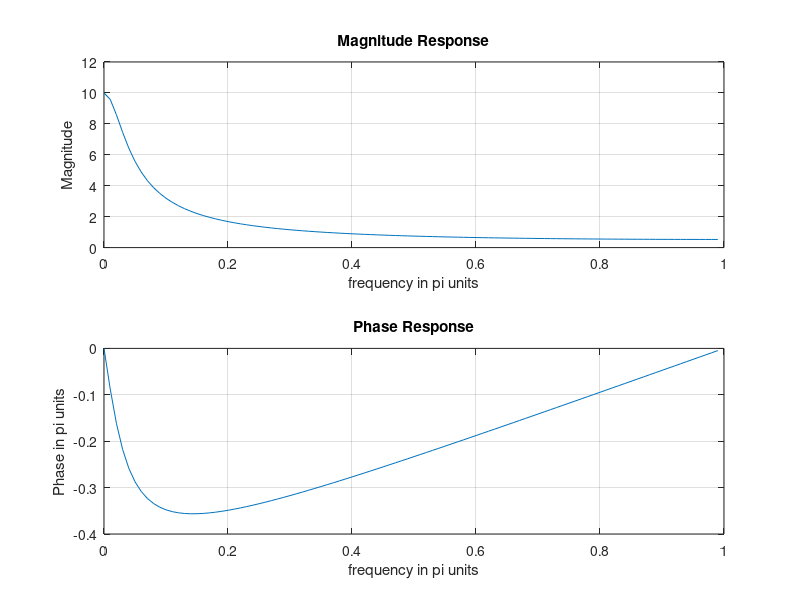

Reproduce this figure in MATLAB.

b=[1,0];
a=[1,-0.9];
zplane(b,a);
[H,w] = freqz(b,a,100);
magH = abs(H);
phaH = angle(H);
subplot(2,1,1); 
plot(w/pi,magH); 
grid
xlabel('frequency in pi units');
ylabel('Magnitude');
title('Magnitude Response')
subplot(2,1,2); 
plot(w/pi,phaH/pi);
grid
xlabel('frequency in pi units');
ylabel('Phase in pi units');
title('Phase Response')